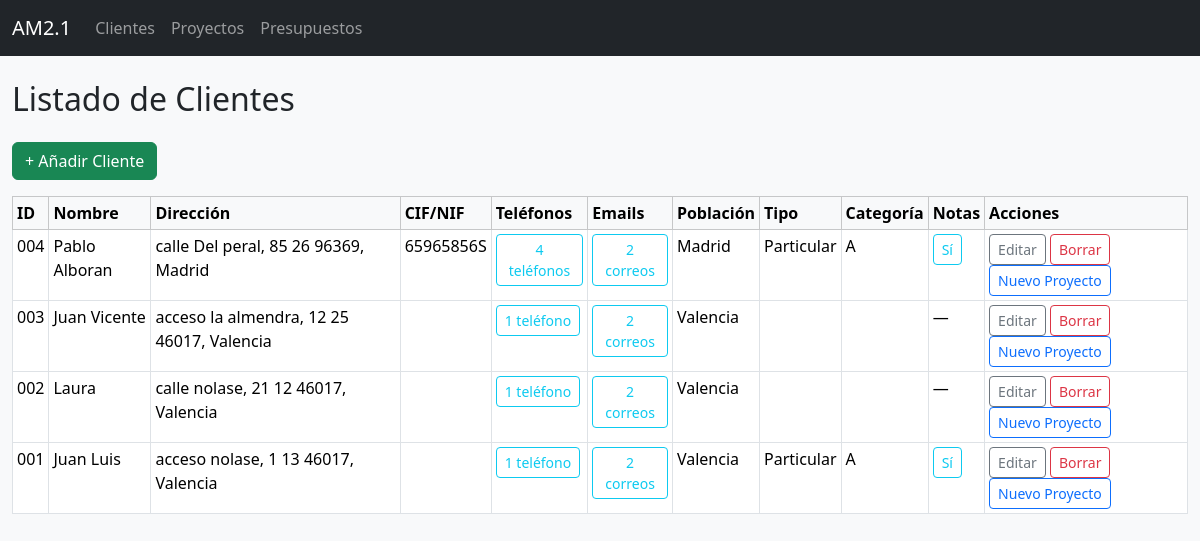
Screenshot of /clientes with the database file from the repository.
### tables this page shows
CREATE TABLE clientes (
            id INTEGER PRIMARY KEY AUTOINCREMENT,
            nombre TEXT NOT NULL,
            tipo_via TEXT,
            nombre_via TEXT,
            numero_via TEXT,
            puerta TEXT,
            codigo_postal TEXT,
            cif_nif TEXT,
            telefono1 TEXT,
            telefono2 TEXT,
            telefono3 TEXT,
            telefono4 TEXT,
            mail1 TEXT,
            mail2 TEXT,
            poblacion TEXT
        , notas TEXT, tipo_cliente TEXT, categoria_cliente TEXT);

### clientes.py (the view)
@clientes_bp.route("/clientes")
def listar_clientes():
    query = """
        SELECT id, nombre, tipo_via, nombre_via, numero_via, puerta, codigo_postal,
               cif_nif, telefono1, telefono2, telefono3, telefono4,
               mail1, mail2, poblacion, tipo_cliente, categoria_cliente, notas
        FROM clientes
        ORDER BY id DESC
    """
    clientes = db.execute_query(query, fetch=True) or []
    return render_template("clientes_list.html", clientes=clientes)

### dbhelper.py (called while the page is built)
    def execute_query(self, query, params=(), fetch=False, fetchone=False):
        with sqlite3.connect(self.db_path) as conn:
            conn.row_factory = sqlite3.Row  # Permite acceder a columnas por nombre
            cursor = conn.cursor()
            cursor.execute(query, params)
            result = None
            if fetch:
                result = cursor.fetchall()
            elif fetchone:
                result = cursor.fetchone()
            else:
                result = cursor.lastrowid
            conn.commit()
        return result

### templates/clientes_list.html (shortened to what this page needs)
{% extends "layout.html" %}
{% block content %}
<h2 class="mt-4 mb-4">Listado de Clientes</h2>
<a href="{{ url_for('clientes_bp.nuevo_cliente') }}" class="btn btn-success mb-3">+ Añadir Cliente</a>
<table class="table table-bordered table-hover table-sm">
  <thead class="table-light">
    <tr>
      <th>ID</th>
      <th>Nombre</th>
      <th>Dirección</th>
      <th>CIF/NIF</th>
      <th>Teléfonos</th>
      <th>Emails</th>
      <th>Población</th>
      <th>Tipo</th>
      <th>Categoría</th>
      <th>Notas</th>
      <th>Acciones</th>
    </tr>
  </thead>
  <tbody>
    {% for cliente in clientes %}
    <tr>
      <td>{{ "%03d" % cliente["id"] }} </td>
      <td>{{ cliente["nombre"] }}</td>
      <td>
        {{ cliente["tipo_via"] or "" }} {{ cliente["nombre_via"] or "" }}, {{ cliente["numero_via"] or "" }} {{ cliente["puerta"] or "" }} {{ cliente["codigo_postal"] or "" }},
        {{ cliente["poblacion"] or "" }}
      </td>
      <td>{{ cliente["cif_nif"] or "" }}</td>
      <td>
        {% set telefonos = [] %}
        {% for t in ["telefono1", "telefono2", "telefono3", "telefono4"] %}
          {% if cliente[t] %}{% set _ = telefonos.append(cliente[t]) %}{% endif %}
        {% endfor %}
        <button type="button" class="btn btn-sm btn-outline-info"
                data-bs-toggle="modal"
                data-bs-target="#modalTelefonos{{ cliente['id'] }}">
          {{ telefonos|length }} teléfono{{ 's' if telefonos|length != 1 }}
        </button>
      </td>
      <td>
        {% set mails = [] %}
        {% if cliente["mail1"] %}{% set _ = mails.append(cliente["mail1"]) %}{% endif %}
        {% if cliente["mail2"] %}{% set _ = mails.append(cliente["mail2"]) %}{% endif %}
        <button type="button" class="btn btn-sm btn-outline-info"
                data-bs-toggle="modal"
                data-bs-target="#modalCorreos{{ cliente['id'] }}">
          {{ mails|length }} correo{{ 's' if mails|length != 1 }}
        </button>
      </td>
      <td>{{ cliente["poblacion"] or "" }}</td>
      <td>{{ cliente["tipo_cliente"] or "" }}</td>
      <td>{{ cliente["categoria_cliente"] or "" }}</td>
      <td>
        {% if cliente["notas"] %}
          <button type="button" class="btn btn-sm btn-outline-info"
                  data-bs-toggle="modal"
                  data-bs-target="#modalNotas{{ cliente['id'] }}">
            Sí
          </button>
        {% else %}
          —
        {% endif %}
      </td>
      <td>
        <a href="{{ url_for('clientes_bp.editar_cliente', cliente_id=cliente['id']) }}" class="btn btn-sm btn-outline-secondary">Editar</a>
        <form action="{{ url_for('clientes_bp.borrar_cliente', cliente_id=cliente['id']) }}" method="post" style="display:inline;">
          <button type="submit" class="btn btn-sm btn-outline-danger">Borrar</button>
        </form>
        <a href="{{ url_for('proyectos_bp.nuevo_proyecto_cliente', cliente_id=cliente['id']) }}" class="btn btn-sm btn-outline-primary">Nuevo Proyecto</a>
      </td>
    </tr>
    {% endfor %}
  </tbody>
</table>
{% endblock %}

### rows the page displays
clientes: id "004", nombre "Pablo Alboran", tipo_via "calle", nombre_via "Del peral", numero_via "85", puerta "26", codigo_postal "96369", poblacion "Madrid", cif_nif "65965856S", telefonos "4", value "s", mails "2", tipo_cliente "Particular", categoria_cliente "A"
clientes: id "003", nombre "Juan Vicente", tipo_via "acceso", nombre_via "la almendra", numero_via "12", puerta "25", codigo_postal "46017", poblacion "Valencia", telefonos "1", mails "2", value "s"
clientes: id "002", nombre "Laura", tipo_via "calle", nombre_via "nolase", numero_via "21", puerta "12", codigo_postal "46017", poblacion "Valencia", telefonos "1", mails "2", value "s"
clientes: id "001", nombre "Juan Luis", tipo_via "acceso", nombre_via "nolase", numero_via "1", puerta "13", codigo_postal "46017", poblacion "Valencia", telefonos "1", mails "2", value "s", tipo_cliente "Particular", categoria_cliente "A"
